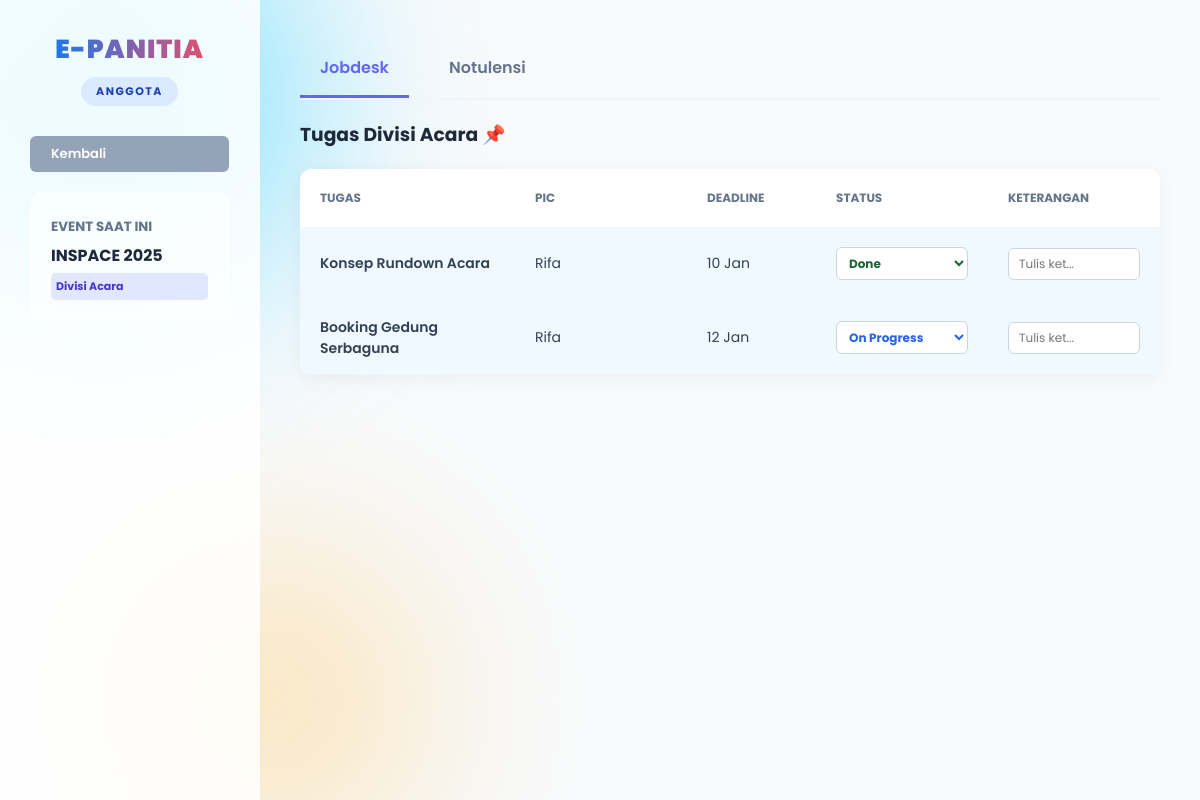
Page /dashboard/detail_event.php?id=1 (signed in) on the committed database.
### tables this page shows
CREATE TABLE IF NOT EXISTS `events` (
  `event_id` int NOT NULL AUTO_INCREMENT,
  `nama_event` varchar(200) NOT NULL,
  `deskripsi` text,
  `tanggal_mulai` date DEFAULT NULL,
  `tanggal_selesai` date DEFAULT NULL,
  `status` enum('upcoming','active','completed','cancelled','archived') DEFAULT 'upcoming',
  `created_at` timestamp NULL DEFAULT CURRENT_TIMESTAMP,
  `jumlah_divisi` int DEFAULT '0',
  PRIMARY KEY (`event_id`)
);

CREATE TABLE IF NOT EXISTS `divisi` (
  `divisi_id` int NOT NULL AUTO_INCREMENT,
  `event_id` int NOT NULL,
  `nama_divisi` varchar(100) NOT NULL,
  PRIMARY KEY (`divisi_id`),
  KEY `event_id` (`event_id`),
  CONSTRAINT `divisi_ibfk_1` FOREIGN KEY (`event_id`) REFERENCES `events` (`event_id`) ON DELETE CASCADE
);

CREATE TABLE IF NOT EXISTS `jobdesk` (
  `jobdesk_id` int NOT NULL AUTO_INCREMENT,
  `divisi_id` int NOT NULL,
  `user_id` int DEFAULT NULL,
  `nama_tugas` varchar(255) NOT NULL,
  `deskripsi` text,
  `deadline` date DEFAULT NULL,
  `status` enum('Pending','Process','Revision','Done') DEFAULT 'Pending',
  `created_at` timestamp NULL DEFAULT CURRENT_TIMESTAMP,
  PRIMARY KEY (`jobdesk_id`),
  KEY `divisi_id` (`divisi_id`),
  KEY `user_id` (`user_id`),
  CONSTRAINT `jobdesk_ibfk_1` FOREIGN KEY (`divisi_id`) REFERENCES `divisi` (`divisi_id`) ON DELETE CASCADE,
  CONSTRAINT `jobdesk_ibfk_2` FOREIGN KEY (`user_id`) REFERENCES `users` (`user_id`) ON DELETE SET NULL
);

CREATE TABLE IF NOT EXISTS `users` (
  `user_id` int NOT NULL AUTO_INCREMENT,
  `email` varchar(100) NOT NULL,
  `password` varchar(255) NOT NULL,
  `nama_lengkap` varchar(100) NOT NULL,
  `peran` enum('admin','ketua','anggota') NOT NULL DEFAULT 'anggota',
  `created_at` timestamp NULL DEFAULT CURRENT_TIMESTAMP,
  `perlu_ganti_pass` tinyint(1) DEFAULT '1',
  PRIMARY KEY (`user_id`),
  UNIQUE KEY `email` (`email`)
);

### dashboard/detail_event.php (the view, shortened to what this page needs)
<?php
require '../config/koneksi.php';
$id_user = $_SESSION['user_id'];
$id_event = isset($_GET['id']) ? $_GET['id'] : '';
$my_role_global = $_SESSION['role'];
$qCek = mysqli_query($conn, "
    SELECT e.*, d.divisi_id, d.nama_divisi, ad.jabatan
    FROM events e
    JOIN divisi d ON e.event_id = d.event_id
    LEFT JOIN anggota_divisi ad ON d.divisi_id = ad.divisi_id AND ad.user_id = '$id_user'
    WHERE e.event_id = '$id_event'
");
$info = null;
$my_divisi = null;
$my_jabatan = null;
$my_divisi_name = "";
while ($row = mysqli_fetch_assoc($qCek)) {
    if ($info === null) $info = $row;
    if ($row['jabatan'] != null) {
        $my_divisi = $row['divisi_id'];
        $my_jabatan = $row['jabatan'];
        $my_divisi_name = $row['nama_divisi'];
    }
}
$is_super_admin = ($my_role_global == 'admin');
$is_ketua_event = ($my_jabatan == 'Ketua');
$is_koordinator = ($my_jabatan == 'Koordinator');
$view_all_divisions = ($is_super_admin || $is_ketua_event);
?>
<!DOCTYPE html>
<html lang="id">
<head>
    <link rel="stylesheet" href="../assets/css/style.css?v=116">
</head>
<body>
    <div class="bg-blob blob-3"></div>
    <div class="dashboard-container">
        <aside class="sidebar">
            <div class="sidebar-header">
                <h2 class="brand-title">E-PANITIA</h2>
                <span class="role-badge"><?= $my_role_global == 'admin' ? 'SYSTEM ADMIN' : 'ANGGOTA' ?></span>
            </div>
            <a href="<?= $my_role_global == 'admin' ? 'admin.php' : 'anggota.php' ?>" class="btn-kelola" style="margin-bottom: 20px; background: #94a3b8;">
                <i class="ph-bold ph-arrow-left"></i> Kembali
            </a>
            <div style="padding: 20px; background: rgba(255,255,255,0.5); border-radius: 12px; border: 1px solid white;">
                <small style="text-transform: uppercase; font-weight: 700; color: #64748b;">Event Saat Ini</small>
                <h3 style="font-size: 16px; margin: 5px 0; color: #1e293b;"><?= htmlspecialchars($info['nama_event']) ?></h3>
                <?php if($is_super_admin): ?>
                    <div class="divisi-tag" style="background:#fcd34d; color:#92400e; font-weight:700; padding:5px; border-radius:5px; font-size:11px;">Mode Pantau (Admin)</div>
                <?php elseif($is_ketua_event): ?>
                    <div class="divisi-tag" style="background:#c084fc; color:#fff; font-weight:700; padding:5px; border-radius:5px; font-size:11px;">Ketua Pelaksana</div>
                <?php else: ?>
                    <div class="divisi-tag" style="background:#e0e7ff; color:#4338ca; font-weight:700; padding:5px; border-radius:5px; font-size:11px;">Divisi <?= htmlspecialchars($my_divisi_name) ?></div>
                <?php endif; ?>
            </div>
        </aside>
        <main class="main-content">
            <div class="tabs">
                <div class="tab-item active" onclick="bukaTab('jobdesk')"><i class="ph-bold ph-check-square"></i> Jobdesk</div>
                <div class="tab-item" onclick="bukaTab('notulensi')"><i class="ph-bold ph-book-open"></i> Notulensi</div>
            </div>
            <div id="jobdesk" class="tab-content active">
                <div style="display: flex; justify-content: space-between; align-items: center; margin-bottom: 20px;">
                    <h3>
                        <?php if($view_all_divisions): ?>
                            Master Jobdesk (Semua Divisi) 🌐
                        <?php else: ?>
                            Tugas Divisi <?= $my_divisi_name ?> 📌
                        <?php endif; ?>
                    </h3>
                </div>
                <div class="table-container" style="background: white; border-radius: 12px; padding: 0; overflow: hidden; box-shadow: 0 4px 20px rgba(0,0,0,0.05);">
                    <table style="width: 100%;">
                        <thead style="background: white; border-bottom: 2px solid #f1f5f9;">
                            <tr>
                                <th width="25%" style="padding: 20px;">TUGAS</th>
                                <th width="20%">PIC</th>
                                <th width="15%">DEADLINE</th>
                                <th width="20%">STATUS</th>
                                <th width="20%">KETERANGAN</th> </tr>
                        </thead>
                        <tbody>
                            <?php
                            $qJobSql = "SELECT j.*, u.nama_lengkap, d.nama_divisi
                                        FROM jobdesk j
                                        LEFT JOIN users u ON j.user_id = u.user_id
                                        JOIN divisi d ON j.divisi_id = d.divisi_id
                                        WHERE d.event_id='$id_event'";
                            if (!$view_all_divisions) {
                                $qJobSql .= " AND j.divisi_id='$my_divisi'";
                            }
                            $qJobSql .= " ORDER BY j.deadline ASC";
                            $qJob = mysqli_query($conn, $qJobSql);
                            while($row = mysqli_fetch_assoc($qJob)):
                                $is_mine = ($row['user_id'] == $id_user);
                                $can_assign_pic = ($view_all_divisions || ($is_koordinator && $row['divisi_id'] == $my_divisi));
                                $can_edit_status = ($can_assign_pic || $is_mine);
                                $current_keterangan = htmlspecialchars($row['keterangan'] ?? '');
                                $current_status = $row['status'];
                            ?>
                            <tr style="<?= $is_mine ? 'background:#f0f9ff;' : '' ?>">
                                <td style="padding: 15px 20px;">
                                    <span style="font-weight: 600; color: #334155;"><?= htmlspecialchars($row['nama_tugas']) ?></span>
                                </td>
                                <td>
                                    <?php if ($can_assign_pic): ?>
                                        <form method="POST" style="margin:0;">
                                            <input type="hidden" name="job_id" value="<?= $row['jobdesk_id'] ?>">
                                            <input type="hidden" name="status" value="<?= $current_status ?>">
                                            <input type="hidden" name="keterangan" value="<?= $current_keterangan ?>"> <input type="hidden" name="update_jobdesk" value="1">
                                            <select name="pic_id" class="select-xs" onchange="this.form.submit()">
                                                <option value="" style="color:red;">-- Belum Ada --</option>
                                                <?php
                                                $div_target = $row['divisi_id'];
                                                $qMember = mysqli_query($conn, "SELECT u.user_id, u.nama_lengkap FROM anggota_divisi ad JOIN users u ON ad.user_id = u.user_id WHERE ad.divisi_id='$div_target'");
                                                while($m = mysqli_fetch_assoc($qMember)):
                                                ?>
                                                <option value="<?= $m['user_id'] ?>" <?= $row['user_id'] == $m['user_id'] ? 'selected' : '' ?>><?= $m['nama_lengkap'] ?></option>
                                                <?php endwhile; ?>
                                            </select>
                                        </form>
                                    <?php else: ?>
                                        <?= $row['nama_lengkap'] ?? '<span style="color:#ef4444; font-size:11px;">Belum ada PIC</span>' ?>
                                    <?php endif; ?>
                                </td>
                                <td><?= date('d M', strtotime($row['deadline'])) ?></td>
                                <td>
                                    <?php if ($can_edit_status): ?>
                                        <form method="POST" style="margin:0;">
                                            <select name="status" class="select-xs status-<?= $row['status'] ?>" onchange="this.form.submit()">
                                                <option value="Process" <?= $row['status']=='Process'?'selected':'' ?>>On Progress</option>
                                                <option value="Done" <?= $row['status']=='Done'?'selected':'' ?>>Done</option>
                                            </select>
                                        </form>
                                    <?php else: ?>
                                        <span class="status-<?= $row['status'] ?>" style="font-size: 11px;"><?= $row['status'] ?></span>
                                    <?php endif; ?>
                                </td>
                                <td style="padding-right: 20px;">
                                    <?php if ($can_edit_status): ?>
                                        <form method="POST" style="margin:0;">
                                            <input type="text" name="keterangan" class="input-xs"
                                                   value="<?= $current_keterangan ?>"
                                                   placeholder="Tulis ket..."
                                                   onchange="this.form.submit()"
                                                   title="Tekan Enter atau klik di luar untuk menyimpan">
                                        </form>
                                    <?php else: ?>
                                        <span style="font-size: 12px; color: #64748b; font-style: italic;">
                                            <?= $current_keterangan ?: '-' ?>
                                        </span>
                                    <?php endif; ?>
                                </td>
                            </tr>
                            <?php endwhile; ?>
                        </tbody>
                    </table>
                </div>
            </div>
        </main>
    </div>
</body>
</html>

### assets/css/style.css (style rules this page uses)
:root { --bg-body: #f8fafc; --sidebar-bg: rgba(255, 255, 255, 0.85); --text-dark: #1e293b; --text-gray: #64748b; --gradient-text: linear-gradient(to right, #007bff, #ff4b5c); --btn-gradient: linear-gradient(45deg, #4158d0 0%, #c850c0 46%, #ffcc70 100%); --card-blue: linear-gradient(135deg, #00c6ff 0%, #0072ff 100%); --card-purple: linear-gradient(135deg, #c850c0 0%, #4158d0 100%); --card-pink: linear-gradient(135deg, #ff7eb3 0%, #d53369 100%); --card-orange: linear-gradient(135deg, #ffcc70 0%, #daae51 100%); }
* { margin: 0; padding: 0; box-sizing: border-box; font-family: 'Poppins', sans-serif; }
body { margin: 0; padding: 0; background: var(--bg-body); color: var(--text-dark); font-family: 'Poppins', sans-serif; }
.dashboard-container { display: flex; min-height: 100vh; position: relative; z-index: 50; }
.sidebar { width: 260px; background: var(--sidebar-bg); backdrop-filter: blur(20px); border-right: 1px solid rgba(255,255,255,0.6); padding: 30px; display: flex; flex-direction: column; position: fixed; height: 100vh; left: 0; top: 0; z-index: 100; }
.sidebar-header { margin-bottom: 30px; text-align: center; }
.brand-title { font-size: 26px; font-weight: 900; text-transform: uppercase; background: var(--gradient-text); -webkit-background-clip: text; -webkit-text-fill-color: transparent; margin-bottom: 8px; letter-spacing: 1px; }
.role-badge { display: inline-block; font-size: 11px; font-weight: 700; text-transform: uppercase; background: #e2e8f0; color: #64748b; padding: 6px 15px; border-radius: 20px; letter-spacing: 1.5px; }
.main-content { margin-left: 260px; padding: 40px; width: calc(100% - 260px); }
table { width: 100%; border-collapse: separate; border-spacing: 0; }
th { text-align: left !important; padding: 15px 20px; color: #64748b; font-size: 12px; font-weight: 700; text-transform: uppercase; }
td { text-align: left !important; vertical-align: middle !important; padding: 20px; border-bottom: 1px solid #f1f5f9; color: #334155; font-size: 14px; }
.btn-kelola { background: #6366f1; color: white; padding: 8px 16px; border-radius: 6px; font-size: 13px; font-weight: 600; text-decoration: none; display: inline-flex; align-items: center; gap: 5px; z-index: 100; position: relative; cursor: pointer; }
.tab-content { display: none; }
.tab-content.active { display: block; }
.bg-blob { position: fixed; border-radius: 50%; filter: blur(100px); z-index: -9999; opacity: 0.5; pointer-events: none; }
.blob-3 { width: 300px; height: 300px; background: #ffcc70; bottom: -50px; left: 10%; }

### dashboard/detail_event.php (style rules this page uses)
.role-badge { background: #dbeafe; color: #1e40af; }
.bg-blob { pointer-events: none !important; z-index: 0 !important; }
.dashboard-container { position: relative; z-index: 10 !important; }
.tabs { display: flex; gap: 20px; border-bottom: 2px solid #f1f5f9; margin-bottom: 20px; }
.tab-item { padding: 15px 20px; font-weight: 600; color: #64748b; cursor: pointer; border-bottom: 3px solid transparent; transition: 0.3s; }
.tab-item.active { color: #6366f1; border-bottom-color: #6366f1; }
.tab-content { display: none; animation: fadeIn 0.3s; }
.tab-content.active { display: block; }
.select-xs { padding: 6px 8px; border-radius: 6px; border: 1px solid #cbd5e1; font-size: 12px; background: white; max-width: 100%; width: 100%; cursor: pointer; }
.input-xs { padding: 6px 10px; border-radius: 6px; border: 1px solid #cbd5e1; font-size: 12px; width: 100%; transition: 0.2s; }
.status-Process { color: #2563eb; font-weight: 700; }
.status-Done { color: #166534; font-weight: 700; }

### rows in the picture
events: nama_event "INSPACE 2025"
divisi: nama_divisi "Acara"
jobdesk: nama_tugas "Konsep Rundown Acara", user.nama_lengkap "Rifa", deadline "10 Jan", status "Done"
jobdesk: nama_tugas "Booking Gedung Serbaguna", user.nama_lengkap "Rifa", deadline "12 Jan", status "On Progress"
